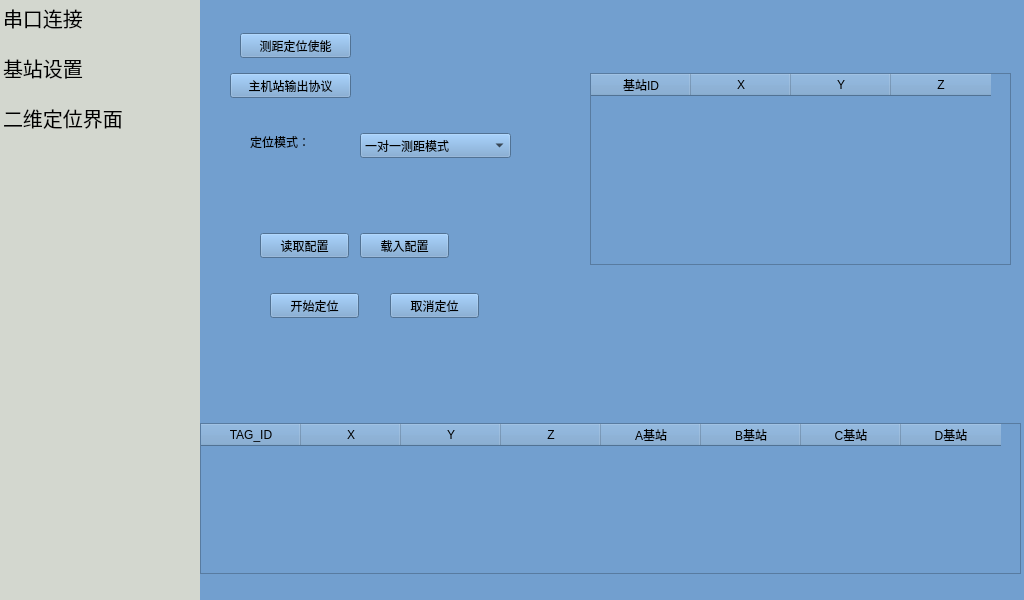
<?xml version="1.0" encoding="UTF-8"?>
<ui version="4.0">
 <class>Widget</class>
 <widget class="QWidget" name="Widget">
  <property name="geometry">
   <rect>
    <x>0</x>
    <y>0</y>
    <width>1024</width>
    <height>600</height>
   </rect>
  </property>
  <property name="windowTitle">
   <string>Widget</string>
  </property>
  <widget class="QWidget" name="layoutWidget">
   <property name="geometry">
    <rect>
     <x>0</x>
     <y>-7</y>
     <width>1031</width>
     <height>611</height>
    </rect>
   </property>
   <layout class="QHBoxLayout" name="horizontalLayout" stretch="0,0">
    <property name="spacing">
     <number>0</number>
    </property>
    <item>
     <widget class="QListWidget" name="listWidget">
      <property name="maximumSize">
       <size>
        <width>200</width>
        <height>16777215</height>
       </size>
      </property>
      <property name="focusPolicy">
       <enum>Qt::NoFocus</enum>
      </property>
      <property name="styleSheet">
       <string notr="true">QListView {
		background-color: rgb(211, 215, 207);
		border: none;
}

QListView::item {
		height: 50px;
}

QListView::item:selected {
		background-color: rgb(255, 255, 255);
		color: black;
}</string>
      </property>
      <item>
       <property name="text">
        <string>串口连接</string>
       </property>
       <property name="font">
        <font>
         <pointsize>15</pointsize>
        </font>
       </property>
      </item>
      <item>
       <property name="text">
        <string>基站设置</string>
       </property>
       <property name="font">
        <font>
         <pointsize>15</pointsize>
        </font>
       </property>
      </item>
      <item>
       <property name="text">
        <string>二维定位界面</string>
       </property>
       <property name="font">
        <font>
         <pointsize>15</pointsize>
        </font>
       </property>
      </item>
     </widget>
    </item>
    <item>
     <widget class="QTabWidget" name="tabWidget">
      <property name="styleSheet">
       <string notr="true">QTabWidget {
		border: none;
}

QTabBar::tab {
		width: 0px;
		height: opx;
}</string>
      </property>
      <property name="currentIndex">
       <number>1</number>
      </property>
      <property name="tabsClosable">
       <bool>false</bool>
      </property>
      <widget class="QWidget" name="tab">
       <property name="styleSheet">
        <string notr="true">QWidget{
		background-color: rgb(211, 215, 207);
}</string>
       </property>
       <attribute name="title">
        <string>Tab 1</string>
       </attribute>
       <widget class="QWidget" name="layoutWidget">
        <property name="geometry">
         <rect>
          <x>10</x>
          <y>20</y>
          <width>801</width>
          <height>571</height>
         </rect>
        </property>
        <layout class="QVBoxLayout" name="verticalLayout" stretch="3,1">
         <item>
          <layout class="QHBoxLayout" name="horizontalLayout_3" stretch="1,2">
           <item>
            <layout class="QGridLayout" name="gridLayout" rowstretch="1,1,1,1,1,3,3,1,0,0,0,0" columnstretch="1,2" rowminimumheight="1,1,1,1,1,3,3,1,0,0,0,0" columnminimumwidth="1,2">
             <item row="2" column="1">
              <widget class="QComboBox" name="comboBox_dataBit">
               <property name="currentText">
                <string>5</string>
               </property>
               <item>
                <property name="text">
                 <string>5</string>
                </property>
               </item>
               <item>
                <property name="text">
                 <string>6</string>
                </property>
               </item>
               <item>
                <property name="text">
                 <string>7</string>
                </property>
               </item>
               <item>
                <property name="text">
                 <string>8</string>
                </property>
               </item>
              </widget>
             </item>
             <item row="3" column="1">
              <widget class="QComboBox" name="comboBox_parity">
               <item>
                <property name="text">
                 <string>No</string>
                </property>
               </item>
               <item>
                <property name="text">
                 <string>Even</string>
                </property>
               </item>
               <item>
                <property name="text">
                 <string>Odd</string>
                </property>
               </item>
               <item>
                <property name="text">
                 <string>Space</string>
                </property>
               </item>
               <item>
                <property name="text">
                 <string>Mark</string>
                </property>
               </item>
              </widget>
             </item>
             <item row="9" column="1">
              <widget class="QLineEdit" name="lineEdit_num">
               <property name="text">
                <string>1</string>
               </property>
              </widget>
             </item>
             <item row="9" column="0">
              <widget class="QLabel" name="label_9">
               <property name="text">
                <string>寄存器数量</string>
               </property>
              </widget>
             </item>
             <item row="0" column="1">
              <widget class="QComboBox" name="comboBox_serialName"/>
             </item>
             <item row="2" column="0">
              <widget class="QLabel" name="label_3">
               <property name="text">
                <string>数据位：</string>
               </property>
              </widget>
             </item>
             <item row="11" column="1">
              <spacer name="verticalSpacer">
               <property name="orientation">
                <enum>Qt::Vertical</enum>
               </property>
               <property name="sizeType">
                <enum>QSizePolicy::Expanding</enum>
               </property>
               <property name="sizeHint" stdset="0">
                <size>
                 <width>20</width>
                 <height>40</height>
                </size>
               </property>
              </spacer>
             </item>
             <item row="1" column="1">
              <widget class="QComboBox" name="comboBox_baudRate">
               <property name="currentText">
                <string>4800</string>
               </property>
               <item>
                <property name="text">
                 <string>4800</string>
                </property>
               </item>
               <item>
                <property name="text">
                 <string>9600</string>
                </property>
               </item>
               <item>
                <property name="text">
                 <string>38400</string>
                </property>
               </item>
               <item>
                <property name="text">
                 <string>57600</string>
                </property>
               </item>
               <item>
                <property name="text">
                 <string>115200</string>
                </property>
               </item>
              </widget>
             </item>
             <item row="10" column="1">
              <widget class="QPushButton" name="pushButton_read">
               <property name="minimumSize">
                <size>
                 <width>150</width>
                 <height>25</height>
                </size>
               </property>
               <property name="text">
                <string>读取寄存器</string>
               </property>
              </widget>
             </item>
             <item row="0" column="0">
              <widget class="QLabel" name="label">
               <property name="text">
                <string>端口号：</string>
               </property>
              </widget>
             </item>
             <item row="4" column="0">
              <widget class="QLabel" name="label_5">
               <property name="text">
                <string>停止位：</string>
               </property>
              </widget>
             </item>
             <item row="4" column="1">
              <widget class="QComboBox" name="comboBox_stopBit">
               <item>
                <property name="text">
                 <string>1</string>
                </property>
               </item>
               <item>
                <property name="text">
                 <string>1.5</string>
                </property>
               </item>
               <item>
                <property name="text">
                 <string>2</string>
                </property>
               </item>
              </widget>
             </item>
             <item row="3" column="0">
              <widget class="QLabel" name="label_4">
               <property name="text">
                <string>校验位：</string>
               </property>
              </widget>
             </item>
             <item row="6" column="0">
              <layout class="QHBoxLayout" name="horizontalLayout_2"/>
             </item>
             <item row="6" column="1">
              <widget class="QPushButton" name="pushButton_connect">
               <property name="sizePolicy">
                <sizepolicy hsizetype="Fixed" vsizetype="Fixed">
                 <horstretch>0</horstretch>
                 <verstretch>0</verstretch>
                </sizepolicy>
               </property>
               <property name="minimumSize">
                <size>
                 <width>150</width>
                 <height>50</height>
                </size>
               </property>
               <property name="text">
                <string>建立连接</string>
               </property>
              </widget>
             </item>
             <item row="8" column="0">
              <widget class="QLabel" name="label_11">
               <property name="text">
                <string>寄存器地址</string>
               </property>
              </widget>
             </item>
             <item row="8" column="1">
              <widget class="QLineEdit" name="lineEdit_addrRead">
               <property name="text">
                <string>0x0000</string>
               </property>
              </widget>
             </item>
             <item row="1" column="0">
              <widget class="QLabel" name="label_2">
               <property name="text">
                <string>波特率：</string>
               </property>
              </widget>
             </item>
             <item row="5" column="0">
              <widget class="QLabel" name="label_6">
               <property name="text">
                <string>从设备ID号:</string>
               </property>
              </widget>
             </item>
             <item row="5" column="1">
              <widget class="QLineEdit" name="lineEdit_id">
               <property name="text">
                <string>0x01</string>
               </property>
              </widget>
             </item>
             <item row="7" column="1">
              <spacer name="verticalSpacer_3">
               <property name="orientation">
                <enum>Qt::Vertical</enum>
               </property>
               <property name="sizeHint" stdset="0">
                <size>
                 <width>20</width>
                 <height>40</height>
                </size>
               </property>
              </spacer>
             </item>
            </layout>
           </item>
           <item>
            <widget class="QTextBrowser" name="textBrowser"/>
           </item>
          </layout>
         </item>
         <item>
          <layout class="QHBoxLayout" name="horizontalLayout_4" stretch="1,0">
           <item>
            <layout class="QGridLayout" name="gridLayout_2" columnstretch="1,0">
             <item row="3" column="1">
              <widget class="QLineEdit" name="lineEdit_data">
               <property name="minimumSize">
                <size>
                 <width>300</width>
                 <height>0</height>
                </size>
               </property>
               <property name="text">
                <string>0x0007,0x0001,0x0101</string>
               </property>
              </widget>
             </item>
             <item row="3" column="0">
              <widget class="QLabel" name="label_10">
               <property name="text">
                <string>寄存器数据</string>
               </property>
              </widget>
             </item>
             <item row="6" column="1">
              <spacer name="verticalSpacer_2">
               <property name="orientation">
                <enum>Qt::Vertical</enum>
               </property>
               <property name="sizeHint" stdset="0">
                <size>
                 <width>20</width>
                 <height>40</height>
                </size>
               </property>
              </spacer>
             </item>
             <item row="1" column="1">
              <widget class="QLineEdit" name="lineEdit_addrWrite">
               <property name="text">
                <string>0x0000</string>
               </property>
              </widget>
             </item>
             <item row="4" column="1" rowspan="2">
              <widget class="QPushButton" name="pushButton_send">
               <property name="sizePolicy">
                <sizepolicy hsizetype="Fixed" vsizetype="Fixed">
                 <horstretch>0</horstretch>
                 <verstretch>0</verstretch>
                </sizepolicy>
               </property>
               <property name="minimumSize">
                <size>
                 <width>150</width>
                 <height>50</height>
                </size>
               </property>
               <property name="text">
                <string>写入寄存器</string>
               </property>
              </widget>
             </item>
             <item row="1" column="0">
              <widget class="QLabel" name="label_8">
               <property name="text">
                <string>寄存器地址</string>
               </property>
              </widget>
             </item>
             <item row="4" column="0" rowspan="2">
              <widget class="QPushButton" name="pushButton_disclean">
               <property name="text">
                <string>清除</string>
               </property>
              </widget>
             </item>
            </layout>
           </item>
           <item>
            <widget class="QTextEdit" name="textEdit_2"/>
           </item>
          </layout>
         </item>
        </layout>
       </widget>
      </widget>
      <widget class="QWidget" name="tab_2">
       <property name="styleSheet">
        <string notr="true">QWidget{
		background-color: rgb(114, 159, 207);
}</string>
       </property>
       <attribute name="title">
        <string>Tab 2</string>
       </attribute>
       <widget class="QTableWidget" name="tableWidget">
        <property name="geometry">
         <rect>
          <x>0</x>
          <y>430</y>
          <width>821</width>
          <height>151</height>
         </rect>
        </property>
        <column>
         <property name="text">
          <string>TAG_ID</string>
         </property>
        </column>
        <column>
         <property name="text">
          <string>X</string>
         </property>
        </column>
        <column>
         <property name="text">
          <string>Y</string>
         </property>
        </column>
        <column>
         <property name="text">
          <string>Z</string>
         </property>
        </column>
        <column>
         <property name="text">
          <string>A基站</string>
         </property>
        </column>
        <column>
         <property name="text">
          <string>B基站</string>
         </property>
        </column>
        <column>
         <property name="text">
          <string>C基站</string>
         </property>
        </column>
        <column>
         <property name="text">
          <string>D基站</string>
         </property>
        </column>
       </widget>
       <widget class="QPushButton" name="pushButton">
        <property name="geometry">
         <rect>
          <x>40</x>
          <y>40</y>
          <width>111</width>
          <height>25</height>
         </rect>
        </property>
        <property name="text">
         <string>测距定位使能</string>
        </property>
       </widget>
       <widget class="QPushButton" name="pushButton_2">
        <property name="geometry">
         <rect>
          <x>30</x>
          <y>80</y>
          <width>121</width>
          <height>25</height>
         </rect>
        </property>
        <property name="text">
         <string>主机站输出协议</string>
        </property>
       </widget>
       <widget class="QLabel" name="label_7">
        <property name="geometry">
         <rect>
          <x>50</x>
          <y>140</y>
          <width>67</width>
          <height>17</height>
         </rect>
        </property>
        <property name="text">
         <string>定位模式：</string>
        </property>
       </widget>
       <widget class="QComboBox" name="comboBox">
        <property name="geometry">
         <rect>
          <x>160</x>
          <y>140</y>
          <width>151</width>
          <height>25</height>
         </rect>
        </property>
        <item>
         <property name="text">
          <string>一对一测距模式</string>
         </property>
        </item>
        <item>
         <property name="text">
          <string>二维定位模式</string>
         </property>
        </item>
       </widget>
       <widget class="QPushButton" name="pushButton_3">
        <property name="geometry">
         <rect>
          <x>60</x>
          <y>240</y>
          <width>89</width>
          <height>25</height>
         </rect>
        </property>
        <property name="text">
         <string>读取配置</string>
        </property>
       </widget>
       <widget class="QPushButton" name="pushButton_4">
        <property name="geometry">
         <rect>
          <x>160</x>
          <y>240</y>
          <width>89</width>
          <height>25</height>
         </rect>
        </property>
        <property name="text">
         <string>载入配置</string>
        </property>
       </widget>
       <widget class="QPushButton" name="pushButton_5">
        <property name="geometry">
         <rect>
          <x>70</x>
          <y>300</y>
          <width>89</width>
          <height>25</height>
         </rect>
        </property>
        <property name="text">
         <string>开始定位</string>
        </property>
       </widget>
       <widget class="QPushButton" name="pushButton_6">
        <property name="geometry">
         <rect>
          <x>190</x>
          <y>300</y>
          <width>89</width>
          <height>25</height>
         </rect>
        </property>
        <property name="text">
         <string>取消定位</string>
        </property>
       </widget>
       <widget class="QTableWidget" name="tableWidget_2">
        <property name="geometry">
         <rect>
          <x>390</x>
          <y>80</y>
          <width>421</width>
          <height>192</height>
         </rect>
        </property>
        <column>
         <property name="text">
          <string>基站ID</string>
         </property>
        </column>
        <column>
         <property name="text">
          <string>X</string>
         </property>
        </column>
        <column>
         <property name="text">
          <string>Y</string>
         </property>
        </column>
        <column>
         <property name="text">
          <string>Z</string>
         </property>
        </column>
       </widget>
      </widget>
      <widget class="QWidget" name="tab_3">
       <attribute name="title">
        <string>Tab 3</string>
       </attribute>
      </widget>
     </widget>
    </item>
   </layout>
  </widget>
 </widget>
 <resources/>
 <connections/>
</ui>
